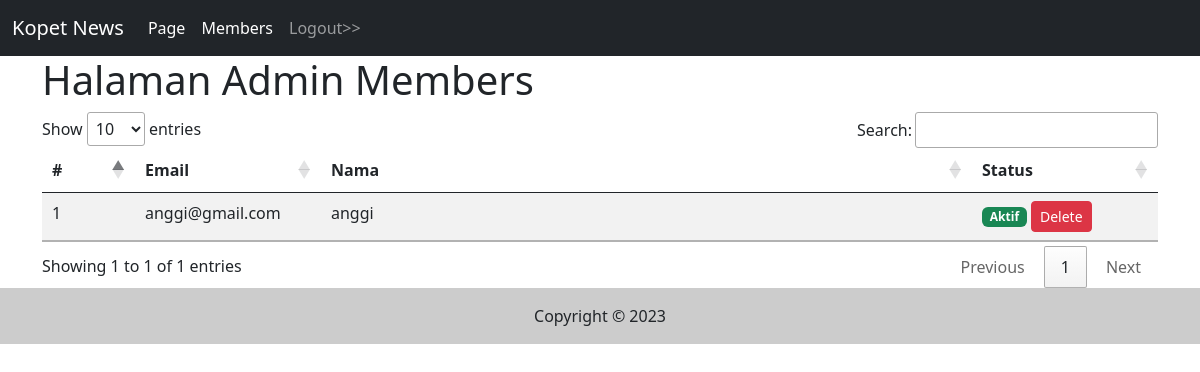
/admin/members.php?katakunci=anggi (signed in), run on the app's committed database.
### tables this page shows
CREATE TABLE `members` (
  `id` int NOT NULL,
  `username` varchar(255) NOT NULL,
  `email` varchar(255) NOT NULL,
  `password` varchar(255) NOT NULL,
  `status` text NOT NULL,
  `tgl_isi` timestamp NOT NULL DEFAULT CURRENT_TIMESTAMP
);

### admin/members.php (the view, shortened to what this page needs)
<?php include("inc_header.php") ?>
<?php
$katakunci = (isset($_GET['katakunci'])) ? $_GET['katakunci'] : "";
?>
<div class="container">
    <h1>Halaman Admin Members</h1>
    <table class="table table-striped" id="tableData">
        <thead>
            <tr>
                <th class="col-1">#</th>
                <th class="col-2">Email</th>
                <th>Nama</th>
                <th class="col-2">Status</th>
            </tr>
        </thead>
        <tbody>
            <?php
            $sqltambahan = "";
            $per_halaman = 10;
            if ($katakunci != '') {
                $array_katakunci = explode(" ", $katakunci);
                for ($x = 0; $x < count($array_katakunci); $x++) {
                    $sqlcari[] = "(username like '%" . $array_katakunci[$x] . "%' or email like '%" . $array_katakunci[$x] . "%')";
                }
                $sqltambahan = " where " . implode(" or ", $sqlcari);
            }
            $sql1 = "select * from members $sqltambahan";
            $page = isset($_GET['page']) ? (int) $_GET['page'] : 1;
            $mulai = ($page > 1) ? ($page * $per_halaman) - $per_halaman : 0;
            $nomor = $mulai + 1;
            $sql1 = $sql1 . " order by id desc limit $mulai,$per_halaman";
            $q1 = mysqli_query($koneksi, $sql1);
            while ($r1 = mysqli_fetch_array($q1)) {
                ?>
                <tr>
                    <td>
                        <?php echo $nomor++ ?>
                    </td>
                    <td>
                        <?php echo $r1['email'] ?>
                    </td>
                    <td>
                        <?php echo $r1['username'] ?>
                    </td>
                    <td>
                        <?php
                        if ($r1['status'] == '1') {
                            ?>
                            <span class="badge bg-success">Aktif</span>
                            <?php
                        } else {
                            ?>
                            <span class="badge bg-light">Belum Aktif</span>
                            <?php
                        }
                        ?>
                        <a href="members.php?op=delete&id=<?= $r1['id']; ?>" class="btn btn-sm btn-danger"
                            onclick="return confirm('Apakah yakin mau hapus data ?')">
                            Delete
                        </a>
                    </td>
                </tr>
                <?php
            }
            ?>
        </tbody>
    </table>
</div>
<?php include("inc_footer.php") ?>

### data on the page
members: email "anggi@gmail.com", username "anggi", status "Aktif"
